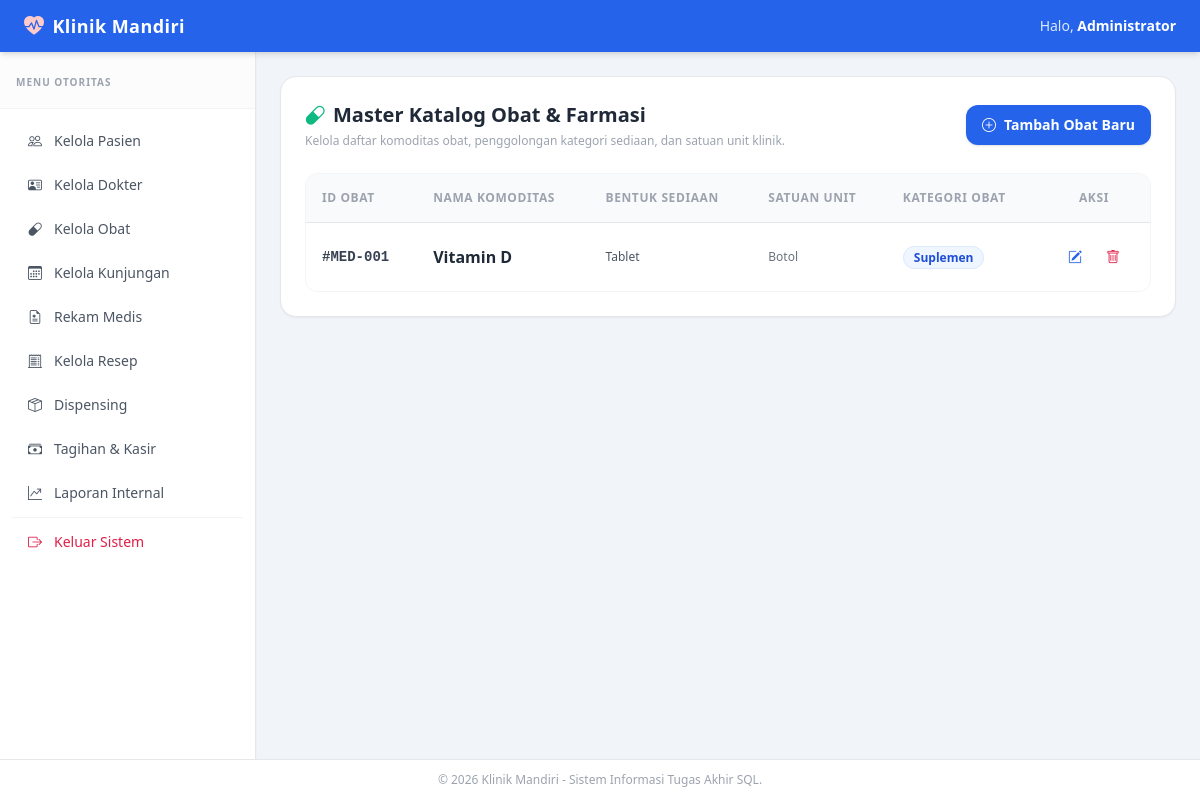
/modules/medicines/index.php (signed in), run on an earlier commit of the app's database.
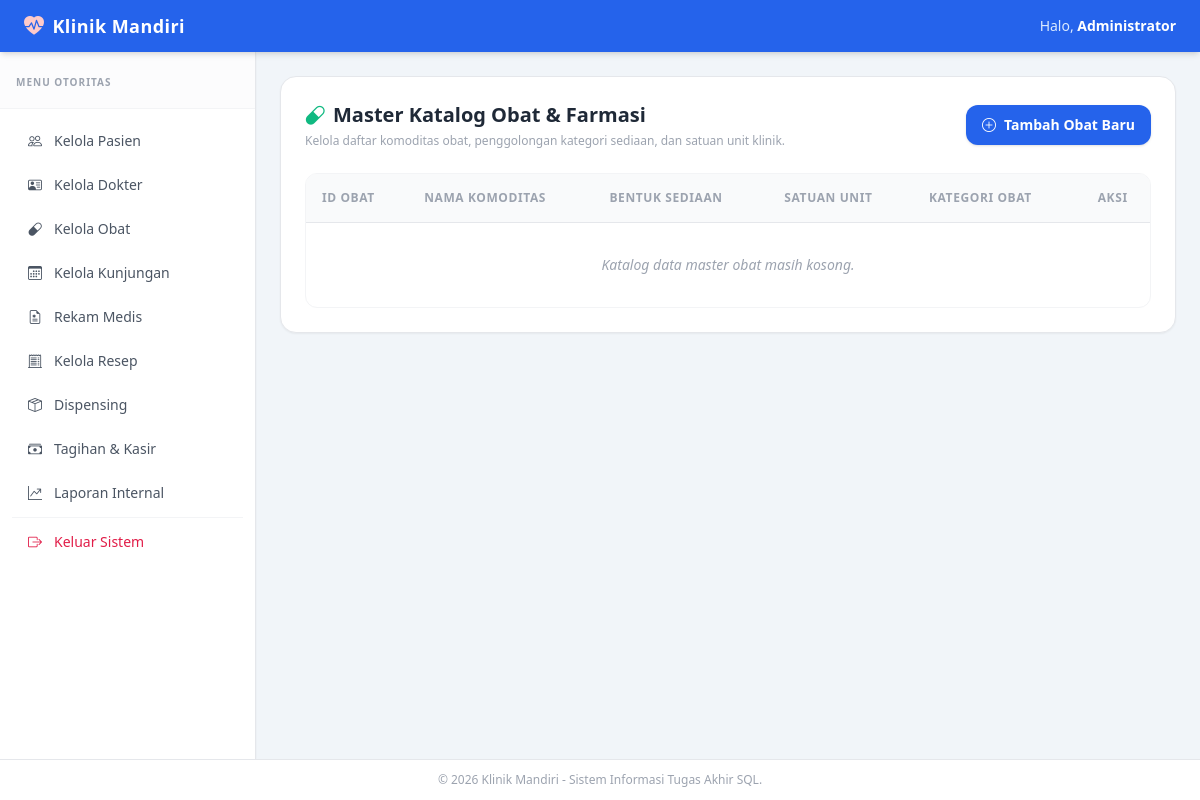
And on a later commit of the database.
### tables this page shows
CREATE TABLE obat (
    obat_id INT AUTO_INCREMENT PRIMARY KEY,
    nama_obat VARCHAR(100) NOT NULL,
    bentuk_sediaan VARCHAR(50),
    satuan VARCHAR(30),
    kategori VARCHAR(50)
);

### modules/medicines/index.php (the view, shortened to what this page needs)
<?php
require_once __DIR__ . '/../../config/koneksi.php';
$query = "SELECT * FROM obat ORDER BY obat_id DESC";
$result = mysqli_query($conn, $query);
include __DIR__ . '/../../includes/header.php';
include __DIR__ . '/../../includes/sidebar.php';
?>
<div class="bg-white p-6 rounded-2xl border border-gray-200 shadow-sm">
    <div class="flex flex-col sm:flex-row sm:items-center sm:justify-between gap-4 mb-6">
        <div>
            <h2 class="text-xl font-bold text-gray-800 flex items-center">
                <i class="bi bi-capsule text-emerald-500 mr-2"></i> Master Katalog Obat & Farmasi
            </h2>
            <p class="text-xs text-gray-400 mt-1">Kelola daftar komoditas obat, penggolongan kategori sediaan, dan satuan unit klinik.</p>
        </div>
        <a href="create.php" class="bg-blue-600 hover:bg-blue-700 text-white text-sm font-semibold py-2.5 px-4 rounded-xl shadow flex items-center justify-center space-x-2 transition self-start sm:self-auto">
            <i class="bi bi-plus-circle"></i>
            <span>Tambah Obat Baru</span>
        </a>
    </div>
    <div class="overflow-x-auto rounded-xl border border-gray-100">
        <table class="w-full text-left text-sm border-collapse">
            <thead>
                <tr class="bg-gray-50 border-b border-gray-200 text-xs font-bold text-gray-400 uppercase tracking-wider">
                    <th class="p-4">ID Obat</th>
                    <th class="p-4">Nama Komoditas</th>
                    <th class="p-4">Bentuk Sediaan</th>
                    <th class="p-4">Satuan Unit</th>
                    <th class="p-4">Kategori Obat</th>
                    <th class="p-4 text-center">Aksi</th>
                </tr>
            </thead>
            <tbody class="divide-y divide-gray-100 text-gray-600">
                <?php if (mysqli_num_rows($result) > 0) : ?>
                    <?php while ($row = mysqli_fetch_assoc($result)) : ?>
                        <tr class="hover:bg-slate-50/80 transition">
                            <td class="p-4 font-mono font-bold text-gray-700">#MED-<?= str_pad($row['obat_id'], 3, '0', STR_PAD_LEFT); ?></td>
                            <td class="p-4 font-bold text-gray-800 text-base"><?= htmlspecialchars($row['nama_obat']); ?></td>
                            <td class="p-4 text-xs font-medium text-gray-600"><?= htmlspecialchars($row['bentuk_sediaan']); ?></td>
                            <td class="p-4 text-xs font-medium text-gray-500"><?= htmlspecialchars($row['satuan']); ?></td>
                            <td class="p-4">
                                <span class="bg-blue-50 text-blue-700 border border-blue-100 px-2.5 py-0.5 rounded-full text-xs font-semibold">
                                    <?= htmlspecialchars($row['kategori']); ?>
                                </span>
                            </td>
                            <td class="p-4 text-center">
                                <div class="flex items-center justify-center space-x-2">
                                    <a href="edit.php?id=<?= $row['obat_id']; ?>" class="text-blue-600 hover:bg-blue-50 p-2 rounded-lg transition" title="Ubah Item"><i class="bi bi-pencil-square"></i></a>
                                    <a href="delete.php?id=<?= $row['obat_id']; ?>" onclick="return confirm('Hapus item obat dari katalog master?')" class="text-rose-600 hover:bg-rose-50 p-2 rounded-lg transition" title="Hapus"><i class="bi bi-trash"></i></a>
                                </div>
                            </td>
                        </tr>
                    <?php endwhile; ?>
                <?php else : ?>
                    <tr>
                        <td colspan="6" class="p-8 text-center text-gray-400 italic">Katalog data master obat masih kosong.</td>
                    </tr>
                <?php endif; ?>
            </tbody>
        </table>
    </div>
</div>
<?php include __DIR__ . '/../../includes/footer.php'; ?>

What changed in the data, as far as the page shows it:
removed obat: obat_id "001", nama_obat "Vitamin D", bentuk_sediaan "Tablet", satuan "Botol", kategori "Suplemen"
Also different on the page:
text now shown: "Katalog data master obat masih kosong."
